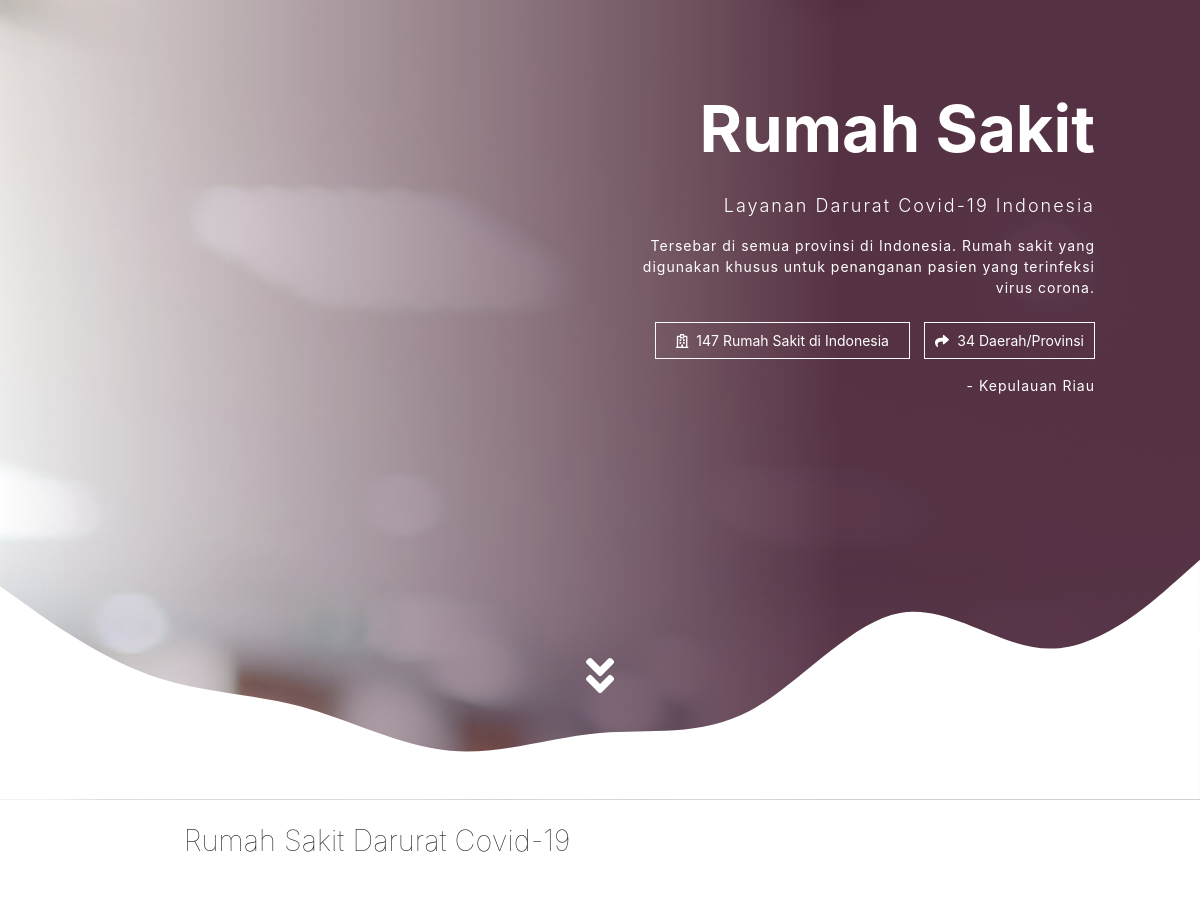
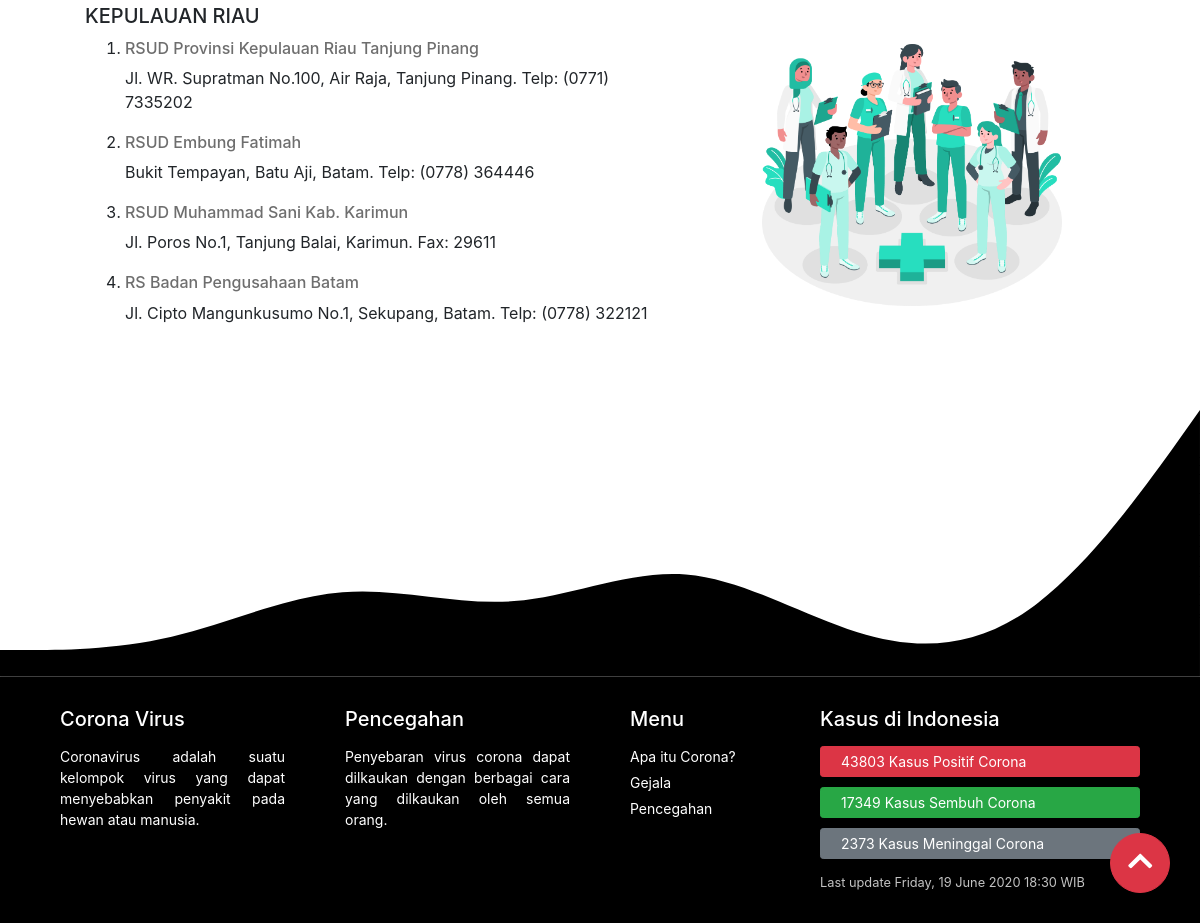
Screenshot of /emergency-hospital.php?province_id=P-KRU with the database file from the repository (2 pictures, top to bottom).
### tables this page shows
CREATE TABLE `data_province` (
  `no` int(11) NOT NULL,
  `id_province` varchar(5) NOT NULL,
  `province` varchar(255) DEFAULT NULL
);

CREATE TABLE `data_hospital` (
  `id_province` varchar(5) DEFAULT NULL,
  `id_hospital` int(5) NOT NULL,
  `hospital_name` varchar(255) DEFAULT NULL,
  `address_telp` text DEFAULT NULL
);

### total.php (called while the page is built)
<?php
    require "dbConnect.php";
    $sql1 = $con->prepare("SELECT COUNT(*) AS j_hosp FROM data_hospital");
    $sql1->execute();
    $rec1 = $sql1->fetch(PDO::FETCH_ASSOC);
    $j_hosp = $rec1['j_hosp'];
    $sql2 = $con->prepare("SELECT COUNT(*) AS j_prov FROM data_province");
    $sql2->execute();
    $rec2 = $sql2->fetch(PDO::FETCH_ASSOC);
    $j_prov = $rec2['j_prov'];
?>

### cases_info.php (called while the page is built, shortened)
<?php
  $cases = $con->prepare("SELECT SUM(positive) AS positive, SUM(healed) AS healed, SUM(dead) AS dead FROM data_statistic ORDER BY id_statistic DESC LIMIT 1");
  $cases->execute();
  $record_statistic = $cases->fetch(PDO::FETCH_ASSOC);
  $positive = $record_statistic['positive'];
  $healed = $record_statistic['healed'];
  $dead = $record_statistic['dead'];
  $date = $con->prepare("SELECT DATE_FORMAT(date_confirmed, '%d %M %Y') as day_only, DATE_FORMAT(date_confirmed, '%W, %d %M %Y') as day, DATE_FORMAT(time_confirmed, '%H:%i') as time FROM data_statistic ORDER BY id_statistic DESC LIMIT 1");
  $date->execute();
  $record = $date->fetch(PDO::FETCH_ASSOC);
  $format_date = $record['day']." ".$record['time'];
?>

### emergency-hospital.php (the view, shortened to what this page needs)
<?php
  require "dbConnect.php";
  require "total.php";
  require "cases_info.php";
?>
<?php
  $id = $_GET['province_id'];
  $prov = $con->prepare("SELECT province FROM data_province WHERE id_province=:prov");
  $prov->bindParam(':prov', $id);
  $prov->execute();
  $record_prov = $prov->fetch(PDO::FETCH_ASSOC);
  $province = $record_prov['province'];
  $list_h = $con->prepare("SELECT * FROM data_hospital WHERE id_province=:province");
  $list_h->bindParam(':province', $id);
  $list_h->execute();
?>
<!doctype html>
<html lang="en">
  <head>
    <link rel="stylesheet" href="assets/css/bootstrap.min.css">
    <link rel="stylesheet" href="assets/css/style.css">
    <link rel="stylesheet" href="assets/css/responsive.css">
    <link rel="stylesheet" href="assets/css/all.min.css">
    <link rel="stylesheet" href="assets/css/aos.css">
  </head>
  <body>
    <div class="jumbotron jumbotron-rs jumbotron-fluid">
        <div class="container-fluid container-display container-display-rs text-white">
          <h1 class="display-4">Rumah Sakit</h1>
          <p class="lead mt-4">Layanan Darurat Covid-19 Indonesia</p>
          <p class="sub-lead">Tersebar di semua provinsi di Indonesia. Rumah sakit yang digunakan khusus untuk penanganan pasien yang terinfeksi virus corona.</p>
          <a type="button" class="btn btn-sm btn-outline-light mt-2"><i class="far fa-hospital"></i> &nbsp;<?php echo $j_hosp; ?> Rumah Sakit di Indonesia</a>
          <a type="button" class="btn btn-sm btn-outline-light btn-prov mt-2"><i class="fas fa-share"></i> &nbsp;<?php echo $j_prov; ?> Daerah/Provinsi</a>
          <p class="sub-lead mt-3">- <?php echo $province; ?></p>
        </div>
        <div class="overlay overlay-rs"></div>
        <div class="waves svg svg-z-index-6">
        </div>
        <div class="btn-down">
            <div class="icon-btn-down icon-btn-down-rs">
                <a href="#rs"><i class="fas fa-angle-double-down"></i></a>
            </div>
        </div>
    </div>
    <div class="page rs" id="rs">
      <div class="container container-rs">
        <div class="row">
          <div class="col-lg-7 col-sm-12 text-center" data-aos="fade-up" data-aos-duration="1000">
            <h2 class="title-page text-center mt-4 mb-5">Rumah Sakit Darurat Covid-19</h2>
          </div>
          <div class="col-lg-7 col-sm-12 rs-list">
            <div class="daerah" id="sumatera-utara">
              <h5><?php echo $province; ?></h5>
              <ol type="1">
              <?php
                while($list = $list_h->fetch(PDO::FETCH_ASSOC)):
              ?>
                <li>
                  <h6><?php echo $list['hospital_name']; ?></h6>
                  <p><?php echo $list['address_telp']; ?></p>
                </li>
              <?php endwhile; ?>
              </ol>
            </div>
          </div>
          <div class="col-lg-5 col-sm-12 gambar-dokter">
            <div class="dokter text-center">
              <img src="assets/image/doctors.png">
            </div>
          </div>
        </div>
      </div>
      <div class="svg">
      </div>
    </div>
    <div class="footer">
      <div class="container">
        <div class="row">
          <div class="col col-12 col-lg-3">
            <h5>Corona Virus</h5>
            <p>Coronavirus adalah suatu kelompok virus yang dapat menyebabkan penyakit pada hewan atau manusia.</p>
          </div>
          <div class="col col-12 col-lg-3">
            <h5>Pencegahan</h5>
            <p>Penyebaran virus corona dapat dilkaukan dengan berbagai cara yang dilkaukan oleh semua orang.</p>
          </div>
          <div class="col col-12 col-lg-2">
            <h5>Menu</h5>
            <a href="index.php#penjelasan-covid">Apa itu Corona?</a>
            <a href="index.php#gejala">Gejala</a>
            <a href="index.php#cegah">Pencegahan</a>
          </div>
          <div class="col col-12 col-lg-4">
            <h5>Kasus di Indonesia</h5>
            <button type="button" class="btn btn-danger btn-sm"><?php echo $positive; ?> Kasus Positif Corona</button>
            <button type="button" class="btn btn-success btn-sm"><?php echo $healed; ?> Kasus Sembuh Corona</button>
            <button type="button" class="btn btn-secondary btn-sm"><?php echo $dead; ?> Kasus Meninggal Corona</button>
            <small>Last update <?php echo $format_date; ?> WIB</small>
          </div>
        </div>
      </div>
    </div>
    <a href="#" type="button" class="btn btn-danger statistic-button"><i class="fas fa-chevron-up"></i></a>
  </body>
</html>

### assets/css/style.css (style rules this page uses)
html { scroll-behavior: smooth; }
body { margin: 0; overflow-x: hidden; }
.jumbotron { height: 100vh; margin: 0; background-image: url('../image/corona.jpg'); position: relative; background-attachment: fixed; }
.jumbotron-rs { background-image: url('../image/hospital.jpg'); background-size: cover; }
.overlay { position: absolute; width: 100%; height: 100vh; top: 0; right: 0; background-image: linear-gradient(to right, rgba(255, 0, 0, 0), rgba(124, 0, 68, 0.6)); }
.overlay-rs { background-image: linear-gradient(to right, rgba(255, 0, 0, 0), rgba(48, 5, 28, 0.8) 70%); }
.container-display { text-align: right; position: absolute; z-index: 9; right: 90px; top: 90px; width: 520px; }
.container-display h1 { font-size: 65px; font-weight: bold; }
.container-display p.lead { font-size: 18px; letter-spacing: 2px; }
.container-display p.sub-lead { font-size: 14px; letter-spacing: 1px; }
.container-display a { border-radius: 0; padding: 7px 20px; }
.container-display a.btn-prov { border-radius: 0; padding: 7px 10px; margin-left: 10px; }
.btn-down { position: absolute; width: 100%; bottom: 10px; z-index: 9; left: 0; text-align: center; }
.icon-btn-down { width: 50px; margin: auto; margin-bottom: 40px; animation: btn-down-released .4s forwards; cursor: pointer; }
.icon-btn-down-rs { padding-bottom: 40px; }
.icon-btn-down a { font-size: 45px; text-decoration: none; color: black; }
.icon-btn-down-rs a { color: white; }
a.statistic-button { position: fixed; bottom: 30px; right: 30px; width: 60px; height: 60px; border-radius: 100px; font-size: 28px; z-index: 7; }
.container-rs { padding: 0 50px; }
.rs-list { width: 100vh; height: 400px; overflow: auto; padding: 20px; }
.gambar-dokter img { margin-top: 60px; width: 300px; cursor: pointer; transition:all 300ms ease-in-out; -webkit-transition:all 300ms ease-in-out; -moz-transition:all 300ms ease-in-out; -o-transition:all 300ms ease-in-out; -ms-transition:all 300ms ease-in-out; }
.rs h5 { text-transform: uppercase; }
.rs h6 { color: rgb(110, 110, 110); }
.footer { background-color: black; color: white; }
.footer h5 { margin-bottom: 15px; }
.footer p { font-size: 14px; text-align: justify; }
.footer .col { padding: 30px; }
.footer a { display: block; font-size: 14px; color: white; text-decoration: none; margin-bottom: 5px; transition:all 300ms ease-in-out; -webkit-transition:all 300ms ease-in-out; -moz-transition:all 300ms ease-in-out; -o-transition:all 300ms ease-in-out; -ms-transition:all 300ms ease-in-out; }
.footer button { display: block; margin-bottom: 10px; width: 100%; text-align: left; padding-left: 20px; }
.footer small { color: rgb(194, 194, 194); }
.svg { position: absolute; bottom: 0; right: 0; z-index: 4; width: 100%; }
.svg-z-index-6 { z-index: 8; }
.page { width: 100%; height: 100vh; background-color: #fff; position: relative; }
h2.title-page { font-weight: lighter; font-size: 29px; }

### rows the page displays
data_province: province "Kepulauan Riau", province "KEPULAUAN RIAU"
data_hospital: hospital_name "RSUD Provinsi Kepulauan Riau Tanjung Pinang", address_telp "Jl. WR. Supratman No.100, Air Raja, Tanjung Pinang. Telp: (0771) 7335202"
data_hospital: hospital_name "RSUD Embung Fatimah", address_telp "Bukit Tempayan, Batu Aji, Batam. Telp: (0778) 364446"
data_hospital: hospital_name "RSUD Muhammad Sani Kab. Karimun", address_telp "Jl. Poros No.1, Tanjung Balai, Karimun. Fax: 29611"
data_hospital: hospital_name "RS Badan Pengusahaan Batam", address_telp "Jl. Cipto Mangunkusumo No.1, Sekupang, Batam. Telp: (0778) 322121"

### other values shown
$j_hosp "147"
$j_prov "34"
$positive "43803"
$healed "17349"
$dead "2373"
$format_date "Friday, 19 June 2020 18:30"
